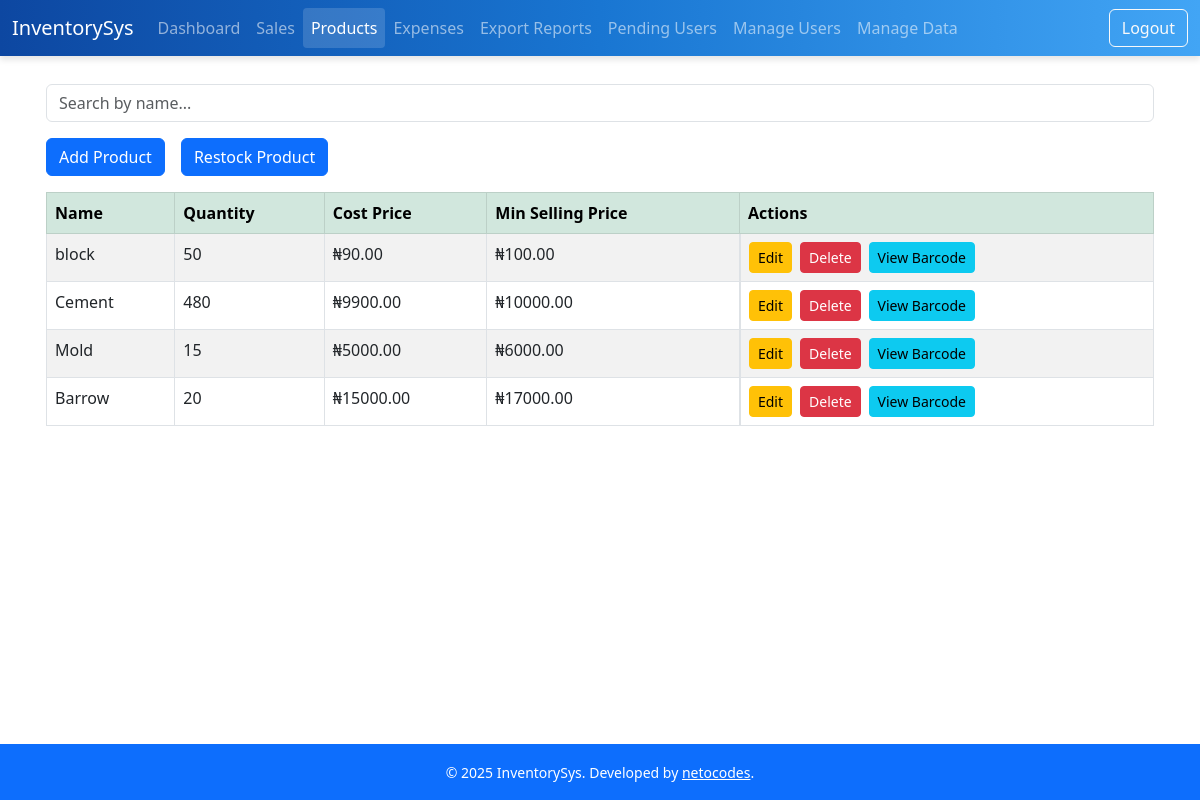
Page /products (signed in) on the earlier database version.
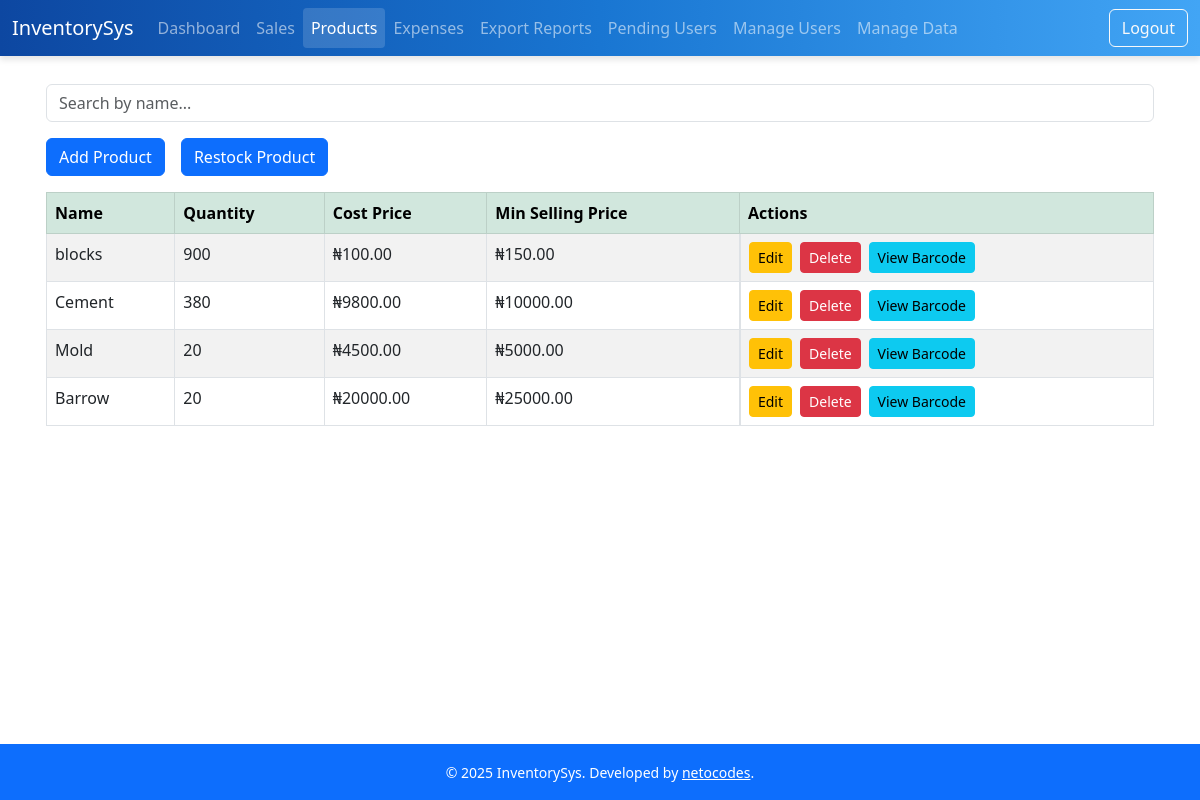
Same page on the later database version.
### models.py (models this page shows)
class Product(db.Model):
    id = db.Column(db.Integer, primary_key=True)
    uuid = db.Column(db.String(36), unique=True, default=lambda: str(uuid.uuid4()))
    barcode = db.Column(db.String(100), unique=True, nullable=True)  # <-- Add this line
    name = db.Column(db.String(100), nullable=False)
    quantity = db.Column(db.Integer, nullable=False)
    price = db.Column(db.Float, nullable=False)
    cost_price = db.Column(db.Float, nullable=False)
    timestamp = db.Column(db.DateTime, default=datetime.utcnow)
    last_modified = db.Column(db.DateTime, default=datetime.utcnow, onupdate=datetime.utcnow)
    synced = db.Column(db.Boolean, default=False)
    sales = db.relationship('Sale', backref='product', lazy=True)

### app.py (the view)
@app.route('/products')
@login_required
def index():
    search = request.args.get('q')
    if search:
        products = Product.query.filter(Product.name.ilike(f"%{search}%")).all()
    else:
        products = Product.query.all()
    return render_template('index.html', products=products)

### app.py (called while the page is built)
@login_manager.user_loader
def load_user(user_id):
    return User.query.get(int(user_id))

### models.py (called while the page is built)
    def is_admin(self):
        return self.role == 'admin'

### templates/index.html (shortened to what this page needs)
{% extends "base.html" %}
{% block content %}
<form method="get" class="mb-3">
    <input type="text" name="q" class="form-control" placeholder="Search by name..." value="{{ request.args.get('q', '') }}">
</form>
<div class="d-grid gap-2 d-md-flex justify-content-md-start mb-3">
    <a href="{{ url_for('add_product') }}" class="btn btn-primary me-md-2">Add Product</a>
    <a href="{{ url_for('restock_product') }}" class="btn btn-primary">Restock Product</a>
</div>
<div>
  <table id="sales-table" class="table table-bordered table-striped nowrap table-responsive" style="width:100%">
    <thead class="table-success">
        <tr>
            <th>Name</th>
            <th>Quantity</th>
            <th>Cost Price</th>
            <th>Min Selling Price</th>
            <th>Actions</th>
        </tr>
    </thead>
    <tbody>
        {% for product in products %}
        <tr>
            <td>{{ product.name }}</td>
            <td>{{ product.quantity }}</td>
            <td>₦{{ "%.2f"|format(product.cost_price) }}</td>
            <td>₦{{ "%.2f"|format(product.price) }}</td>
            <td style="display: flex; align-items: center; gap: 0.5rem; white-space: nowrap;">
                <a href="{{ url_for('edit_product', id=product.id) }}" class="btn btn-sm btn-warning">Edit</a>
                <a href="{{ url_for('delete_product', id=product.id) }}" class="btn btn-sm btn-danger" onclick="return confirm('Are you sure you want to delete this product?');">Delete</a>
                {% if product.barcode %}
                    <a href="{{ url_for('view_barcode', barcode_value=product.barcode) }}" class="btn btn-sm btn-info">View Barcode</a>
                {% endif %}
            </td>
        </tr>
        {% else %}
        <tr><td colspan="5" class="text-center">No products found.</td></tr>
        {% endfor %}
    </tbody>
  </table>
</div>
{% endblock %}

### templates/base.html (shortened to what this page needs)
<!DOCTYPE html>
<html>
<head>
    <link rel="stylesheet" href="https://cdn.jsdelivr.net/npm/bootstrap@5.3.0/dist/css/bootstrap.min.css">
    <link rel="stylesheet" href="https://cdn.datatables.net/1.13.6/css/jquery.dataTables.min.css">
    <link rel="stylesheet" href="https://cdn.datatables.net/responsive/2.5.0/css/responsive.dataTables.min.css">
</head>
<body class="d-flex flex-column min-vh-100">
    <nav class="navbar navbar-expand-lg navbar-dark custom-navbar mb-1 sticky-top">
        <div class="container-fluid">
            <a class="navbar-brand" href="{{ url_for('dashboard') }}">InventorySys</a>
            <div class="collapse navbar-collapse" id="navbarNav">
                <ul class="navbar-nav">
                    <li class="nav-item"><a class="nav-link {% if request.path.startswith(url_for('dashboard')) %}active{% endif %}" href="{{ url_for('dashboard') }}">Dashboard</a></li>
                    <li class="nav-item"><a class="nav-link {% if request.path.startswith(url_for('sales_list')) or '/sales/' in request.path %}active{% endif %}" href="{{ url_for('sales_list') }}">Sales</a></li>
                    <li class="nav-item"><a class="nav-link {% if request.path.startswith(url_for('index')) or '/product' in request.path %}active{% endif %}" href="{{ url_for('index') }}">Products</a></li>
                    <li class="nav-item"><a class="nav-link {% if request.path.startswith(url_for('expenses')) %}active{% endif %}" href="{{ url_for('expenses') }}">Expenses</a></li>
                    <li class="nav-item"><a class="nav-link {% if request.path.startswith(url_for('export_reports')) %}active{% endif %}" href="{{ url_for('export_reports') }}">Export Reports</a></li>
                    {% if current_user.is_authenticated and (current_user.is_admin() or current_user.is_approver()) %}
                    <li class="nav-item"><a class="nav-link {% if request.path.startswith(url_for('pending_users')) %}active{% endif %}" href="{{ url_for('pending_users') }}">Pending Users</a></li>
                    {% endif %}
                    {% if current_user.is_authenticated and current_user.is_admin() %}
                    <li class="nav-item"><a class="nav-link {% if request.path.startswith(url_for('manage_users')) %}active{% endif %}" href="{{ url_for('manage_users') }}">Manage Users</a></li>
                    {% endif %}
                    {% if current_user.is_authenticated and (current_user.is_admin() or current_user.is_approver()) %}
                    <li class="nav-item"><a class="nav-link {% if request.path.startswith(url_for('backup.backup_page')) %}active{% endif %}" href="{{ url_for('backup.backup_page') }}">Manage Data</a></li>
                    {% endif %}
                </ul>
                <ul class="navbar-nav ms-auto">
                    <li class="nav-item">
                        <a class="btn btn-outline-light" href="{{ url_for('logout') }}">Logout</a>
                    </li>
                </ul>
            </div>
        </div>
    </nav>
    <main class="flex-fill container mt-4 content-wrapper">
        {% block content %}{% endblock %}
    </main>
    <footer class="bg-primary text-white text-center py-3 mt-auto">
        <div class="container">
            <small>&copy; {{ current_year or 2025 }} InventorySys. Developed by <a href="https://netocodes.blogspot.com/">netocodes</a>.</small>
        </div>
    </footer>
</body>
</html>

### templates/base.html (style rules this page uses)
.nav-link.active { background-color: #007bff !important; color: #fff !important; border-radius: 0.25rem; }
.content-wrapper { margin-bottom: 3rem; padding-left: 1rem; padding-right: 1rem; }
footer a { color: #fff; text-decoration: underline; }
.custom-navbar { background: linear-gradient(90deg, #0d47a1, #1976d2, #42a5f5); box-shadow: 0 4px 6px rgba(0, 0, 0, 0.1); }
.navbar .nav-link.active { background-color: rgba(255, 255, 255, 0.15) !important; color: #fff !important; }

Differences in the rows shown:
changed Product: name "block" → "blocks"; quantity "50" → "900"; cost_price "90.00" → "100.00"; price "100.00" → "150.00"
changed Product "Cement": quantity "480" → "380"; cost_price "9900.00" → "9800.00"
changed Product "Mold": quantity "15" → "20"; cost_price "5000.00" → "4500.00"; price "6000.00" → "5000.00"
changed Product "Barrow": cost_price "15000.00" → "20000.00"; price "17000.00" → "25000.00"
